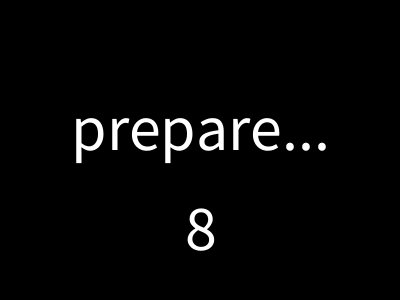
Frame 1 (no input)
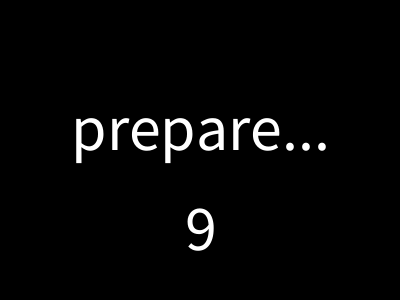
Frame 60 (the mouse pressed at the canvas centre just before this capture)
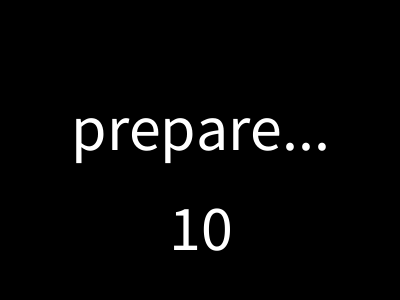
Frame 120 (the mouse held since frame 60 and released just before this capture)

The Processing sketch that drew these frames (run headless with seeded random() and noise(); from frame 60 on, the mouse is pressed at the canvas centre):

// Processing sketch: sketch_200331b
// ── sketch_200331b.pde
int basicsTime;
int thisMoment;
int timer = 0;

void setup()
{
  size(400, 300);
  smooth();
  textAlign(CENTER);
  textSize(64);
  basicsTime = millis();
}

void draw()
{
  background(0);
  translate(width/2, height/2);
  
  thisMoment = millis();
  
  timer = second();

  if((thisMoment - basicsTime) <= 5000)
  {
    text("prepare...", 0, 0);
    text(timer, 0, 100);
  }
  else if((thisMoment - basicsTime) <= 20000 && (thisMoment - basicsTime) > 5000)
  {
    text("showing...", 0, 0);
    text(timer, 0, 100);
  }
  else if((thisMoment - basicsTime) > 20000)
  {
    text("finished...", 0, 0);
    text(timer, 0, 100);
  }
}
